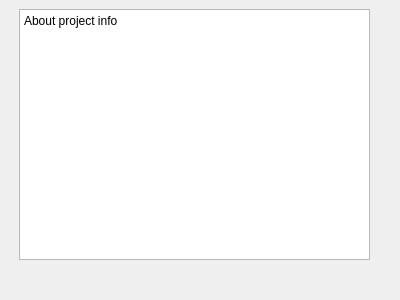
<?xml version="1.0" encoding="UTF-8"?>
<ui version="4.0">
 <class>AboutDialog</class>
 <widget class="QDialog" name="AboutDialog">
  <property name="geometry">
   <rect>
    <x>0</x>
    <y>0</y>
    <width>400</width>
    <height>300</height>
   </rect>
  </property>
  <property name="windowTitle">
   <string>Dialog</string>
  </property>
  <widget class="QWidget" name="horizontalLayoutWidget">
   <property name="geometry">
    <rect>
     <x>19</x>
     <y>9</y>
     <width>351</width>
     <height>251</height>
    </rect>
   </property>
   <layout class="QHBoxLayout" name="horizontalLayout">
    <item>
     <widget class="QPlainTextEdit" name="plainTextEdit">
      <property name="plainText">
       <string>About project info
</string>
      </property>
     </widget>
    </item>
   </layout>
  </widget>
 </widget>
 <resources/>
 <connections/>
</ui>
